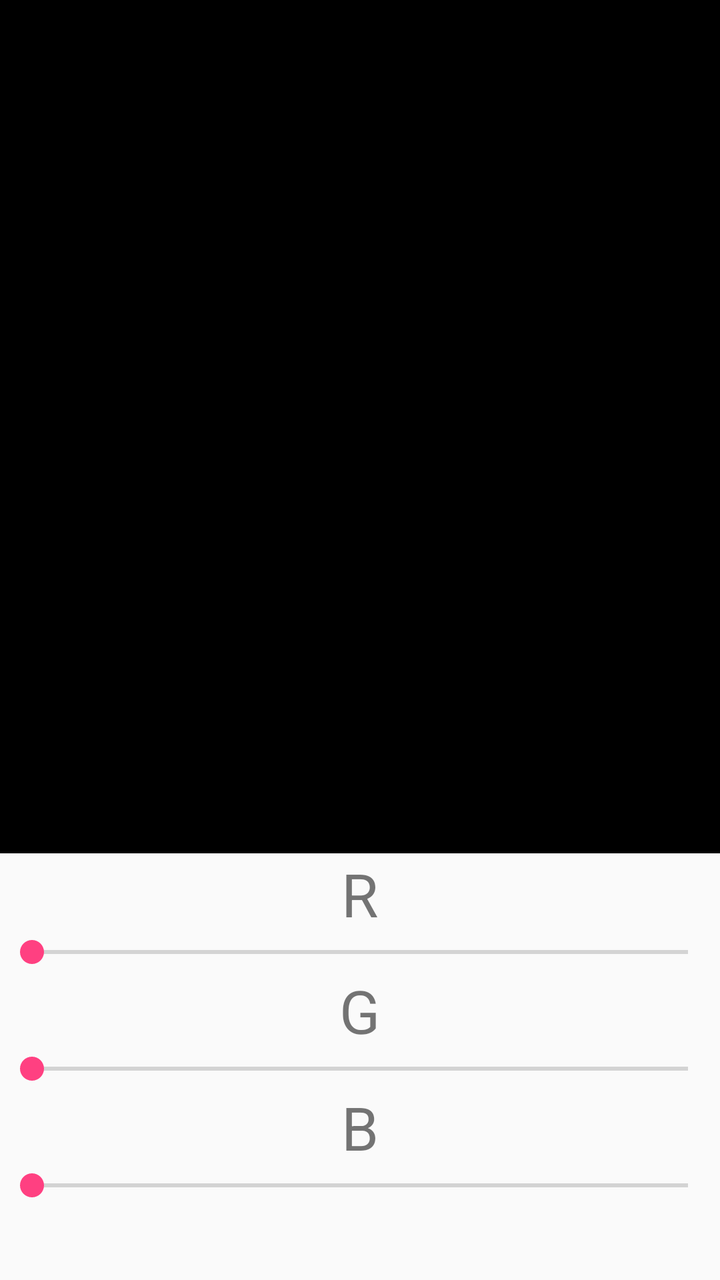
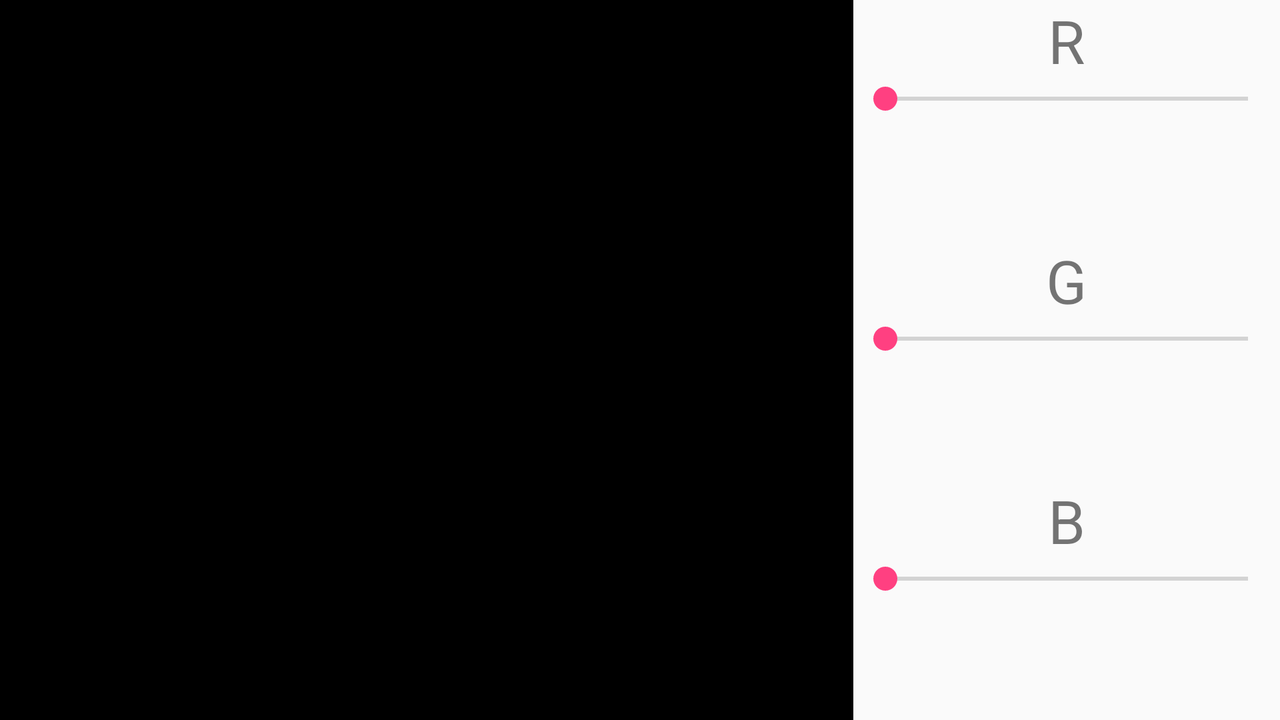

Two renders of one Android screen. The first uses the default layout on a phone; the second uses the alternative layout the repository ships for a different screen configuration, on a matching device. The two XML files are below.
<!-- AndroidManifest.xml: application theme AppTheme -->
<!-- res/layout/color_picker.xml -->
<?xml version="1.0" encoding="utf-8"?>
<LinearLayout xmlns:android="http://schemas.android.com/apk/res/android"
    android:orientation="vertical" android:layout_width="match_parent"
    android:layout_height="match_parent"
    android:weightSum="3">

    <RelativeLayout
        android:layout_width="match_parent"
        android:layout_height="0dp"
        android:layout_weight="2"
        android:background="#000000"
        android:id="@+id/color_area">


    </RelativeLayout>

    <LinearLayout
        android:layout_width="match_parent"
        android:layout_height="0dp"
        android:layout_weight="1"
        android:orientation="vertical"
        android:gravity="center_horizontal">

        <TextView
            android:layout_width="wrap_content"
            android:layout_height="wrap_content"
            android:text="R"
            android:textSize="30sp"/>

        <SeekBar
            android:layout_width="match_parent"
            android:layout_height="wrap_content"
            android:id="@+id/seekBarR"
            android:max="255"
            android:progress="0"/>

        <TextView
            android:layout_width="wrap_content"
            android:layout_height="wrap_content"
            android:text="G"
            android:textSize="30sp"/>

        <SeekBar
            android:layout_width="match_parent"
            android:layout_height="wrap_content"
            android:id="@+id/seekBarG"
            android:max="255"
            android:progress="0"/>

        <TextView
            android:layout_width="wrap_content"
            android:layout_height="wrap_content"
            android:text="B"
            android:textSize="30sp"/>

        <SeekBar
            android:layout_width="match_parent"
            android:layout_height="wrap_content"
            android:id="@+id/seekBarB"
            android:max="255"
            android:progress="0"/>



    </LinearLayout>

</LinearLayout>
<!-- resources referenced by this layout -->
<resources>
  <style name="AppTheme" parent="Theme.AppCompat.Light.DarkActionBar">
          
          <item name="colorPrimary">@color/colorPrimary</item>
          <item name="colorPrimaryDark">@color/colorPrimaryDark</item>
          <item name="colorAccent">@color/colorAccent</item>
      </style>
  <color name="colorPrimary">#3F51B5</color>
  <color name="colorPrimaryDark">#303F9F</color>
  <color name="colorAccent">#ff4081</color>
</resources>
<!-- res/layout-land/color_picker.xml (the repository's variant of the layout above) -->
<!-- drawn on the phone turned sideways -->
<?xml version="1.0" encoding="utf-8"?>
<LinearLayout xmlns:android="http://schemas.android.com/apk/res/android"
    android:orientation="horizontal" android:layout_width="match_parent"
    android:layout_height="match_parent"
    android:weightSum="3">

    <RelativeLayout
        android:layout_width="0dp"
        android:layout_height="match_parent"
        android:layout_weight="2"
        android:background="#000000"
        android:id="@+id/color_area">


    </RelativeLayout>

    <LinearLayout
        android:layout_width="0dp"
        android:layout_height="match_parent"
        android:layout_weight="1"
        android:orientation="vertical"
        android:gravity="center_horizontal">

        <LinearLayout
            android:layout_width="match_parent"
            android:layout_height="wrap_content"
            android:orientation="vertical"
            android:layout_weight="1"
            android:gravity="center_horizontal">

            <TextView
                android:layout_width="wrap_content"
                android:layout_height="wrap_content"
                android:text="R"
                android:textSize="30sp"/>

            <SeekBar
                android:layout_width="match_parent"
                android:layout_height="wrap_content"
                android:id="@+id/seekBarR"
                android:max="255"
                android:progress="0"/>
        </LinearLayout>


        <LinearLayout
            android:layout_width="match_parent"
            android:layout_height="wrap_content"
            android:orientation="vertical"
            android:layout_weight="1"
            android:gravity="center_horizontal">

            <TextView
                android:layout_width="wrap_content"
                android:layout_height="wrap_content"
                android:text="G"
                android:textSize="30sp"/>

            <SeekBar
                android:layout_width="match_parent"
                android:layout_height="wrap_content"
                android:id="@+id/seekBarG"
                android:max="255"
                android:progress="0"/>

        </LinearLayout>

        <LinearLayout
            android:layout_width="match_parent"
            android:layout_height="wrap_content"
            android:orientation="vertical"
            android:layout_weight="1"
            android:gravity="center_horizontal">

            <TextView
                android:layout_width="wrap_content"
                android:layout_height="wrap_content"
                android:text="B"
                android:textSize="30sp"/>

            <SeekBar
                android:layout_width="match_parent"
                android:layout_height="wrap_content"
                android:id="@+id/seekBarB"
                android:max="255"
                android:progress="0"/>

        </LinearLayout>



    </LinearLayout>

</LinearLayout>
